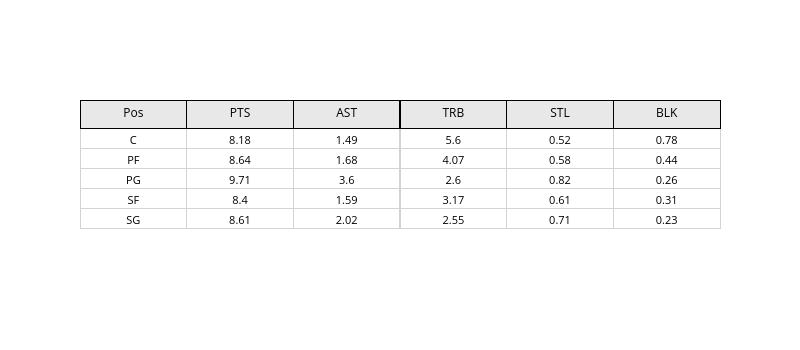

The notebook cell saved with this chart:
### Code cell
import plotly.graph_objects as go

# Arrotondiamo a 2 decimali per una migliore leggibilità
ppo_role_rounded = pporole.round(2)

fig = go.Figure(data=[go.Table(
    header=dict(
        values=list(ppo_role_rounded.columns),
        line_color='black',
        fill_color='#E8E8E8',
        align='center',
        font=dict(size=12, color='black')
    ),
    cells=dict(
        values=[ppo_role_rounded[col] for col in ppo_role_rounded.columns],
        line_color='lightgray',
        fill_color='white',
        align='center',
        font=dict(size=11, color='black')
    )
)])

fig.update_layout(
    width=800,
    height=350
)

fig.show()

### Figure 1 — Plotly figure (JSON) as saved in the notebook; plotly's stock layout.template omitted (floating-point values rounded to 4 significant figures)
{"data": [{"cells": {"align": "center", "fill": {"color": "white"}, "font": {"color": "black", "size": 11}, "line": {"color": "lightgray"}, "values": [["C", "PF", "PG", "SF", "SG"], [8.18, 8.64, 9.71, 8.4, 8.61], [1.49, 1.68, 3.6, 1.59, 2.02], [5.6, 4.07, 2.6, 3.17, 2.55], [0.52, 0.58, 0.82, 0.61, 0.71], [0.78, 0.44, 0.26, 0.31, 0.23]]}, "header": {"align": "center", "fill": {"color": "#E8E8E8"}, "font": {"color": "black", "size": 12}, "line": {"color": "black"}, "values": ["Pos", "PTS", "AST", "TRB", "STL", "BLK"]}, "type": "table"}], "layout": {"height": 350, "width": 800}}
